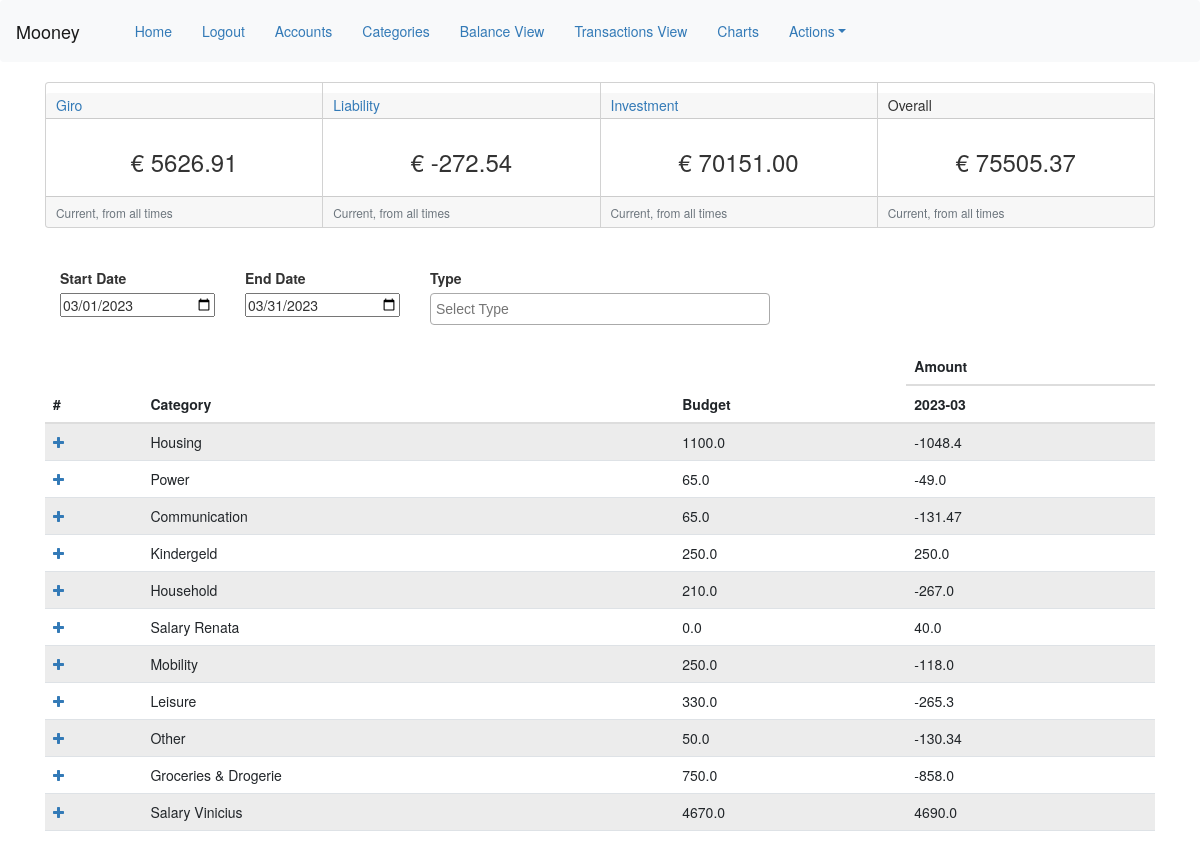
The app's page /index (signed in) with its own data.
### app/models.py (models this page shows, shortened)
class Category(db.Model):
    id            = db.Column(db.Integer, primary_key=True)
    name  = db.Column(db.String(64), unique=False)
    type  = db.Column(db.String(32), unique=False)
    description   = db.Column(db.String(255), nullable=True)
    competence = db.Column(db.String(32), unique=False, default='Monthly')
    created_at    = db.Column(db.DateTime, index=True, default=datetime.utcnow)
    last_modified = db.Column(db.DateTime, index=True, default=datetime.utcnow)
    budget = db.Column(db.Float(64), default=0.00)
    user_id       = db.Column(db.Integer, db.ForeignKey('user.id'))
    icon          = db.Column(db.String(255), nullable=True, default='mooney/app/static/icons/icon.png')
    budget_archive = db.Column(db.String(), nullable=True)

### app/routes.py (the view)
@app.route('/')
@app.route('/index', methods=['GET', 'POST'])
@login_required
def index():
    form = DateTypeForm()
    balance_by_type = get_balance_by_type()
    range_desc = []
    cat_range = []
    bdgt_range = []
    trx_by_cat = {}
    account = [id[0] for id in db.session.query(Account.id).filter_by(user_id=current_user.id).all()]
    if form.type.data:
        account = [id[0] for id in db.session.query(Account.id).filter(Account.type.in_(form.type.data)).filter_by(user_id=current_user.id).all()]
    account_trx = db.session.query(func.sum(Transaction.amount).label('sum'),
    func.strftime("%Y-%m", Transaction.date).label('month'), Category.name, Category.budget).join(
    Category, Category.id == Transaction.category).filter(Transaction.account.in_(account)).filter(
    Transaction.date.between(form.start_date.data, form.end_date.data)).group_by(
    Transaction.category, func.strftime("%Y-%m", Transaction.date)).order_by(Transaction.date.asc()).all()
    for trx in account_trx:
        if trx.month not in range_desc:
            range_desc.append(trx.month)
        if trx.name not in cat_range:
            cat_range.append(trx.name)
            bdgt_range.append(trx.budget)
    for trx in account_trx:
        if trx.name not in trx_by_cat:
            trx_by_cat[trx.name] = [None] * len(range_desc)
        month_idx = range_desc.index(trx.month)
        trx_by_cat[trx.name][month_idx] = round(trx.sum, 2)
    return render_template('index.html', title='Mooney', form=form,
        balance_by_type=balance_by_type, range_desc=range_desc,
        cat_range=cat_range, bdgt_range=bdgt_range, trx_by_cat=trx_by_cat)

### app/forms.py
class DateTypeForm(FlaskForm):
    start_date = DateField('Start Date', default=get_month_dates()[0])
    end_date = DateField('End Date', default=get_month_dates()[1])
    type = SelectMultipleField('Type', id='type', validators=[DataRequired()],
        choices=Config.ACCOUNT_TYPES, default='')
    submit = SubmitField('Go')

### app/models.py (called while the page is built)
@login.user_loader
def load_user(id):
    return User.query.get(int(id))

### app/templates/index.html (shortened to what this page needs)
{% extends "base.html" %}
{% import 'bootstrap/wtf.html' as wtf %}
{% block app_content %}
<link rel="stylesheet" href="https://cdnjs.cloudflare.com/ajax/libs/font-awesome/4.7.0/css/font-awesome.min.css">
    <div class="card-group">
        {% set y = namespace(value=0) %}
        {% for k,v in balance_by_type.items() %}
        {% set y.value = y.value + v %}
        <div class="card">
          <a href="{{ url_for('balance_view', types=k , start_date=form.start_date.data, end_date=form.end_date.data) }}"><h5 class="card-header">{{ k }}</h5></a>
            <div class="card-body">
              <h3 class="text-center">{{ "€ %.2f" % v }}</h3>
            </div>
            <div class="card-footer">
              <small class="text-muted">Current, from all times</small>
            </div>
          </div>
        {% endfor %}
        <div class="card">
          <h5 class="card-header">Overall</h5>
          <div class="card-body">
            <h3 class="text-center">{{ "€ %.2f" % y.value }}</h3>
          </div>
          <div class="card-footer">
            <small class="text-muted">Current, from all times</small>
          </div>
        </div>
    </div>
    <br>
    <br>
    <div>
      <form action="" method="post">
        <div class="col-md-2">
          {{ form.start_date.label }}
          {{ form.start_date(style="width: 100%", onchange="submit()") }}
        </div>
        <div class="col-md-2">
          {{ form.end_date.label }}
          {{ form.end_date(style="width: 100%", onchange="submit()") }}
        </div>
        <div class="col-md-4">
          {{ form.type.label }}
          {{ form.type(class_="select2", style="width: 100%",onchange="submit()") }}<br>
        </div>
      </form>
    </div>
    <br>
    <br>
    <div>
      <br>
      <br>
      <table id="data" class="table table-striped">
          <thead>
            <tr>
              <th rowspan=2>#</th>
              <th rowspan=2>Category</th>
              <th rowspan=2>Budget</th>
              {% if range_count %}
                <th colspan= {{range_desc|count}}>Amount</th>
              {% else %}
                <th colspan=2>Amount</th>
              {% endif %}
            </tr>
            <tr>
              {% if range_desc %}
                {% for i in range_desc %}
                <th>{{ i }}</th>
                {% endfor %}
              {% endif %}
            </tr>
          </thead>
          <tbody>
            {% if cat_range %}
              {% set i = namespace(value=0) %}
              {% for cat in cat_range %}
                <tr>
                  <td><a href="{{ url_for('transactions', categories=cat, start_date=form.start_date.data, end_date=form.end_date.data) }}"><i class="fa fa-plus"></i></a></td>
                  <td>{{ cat }}</td>
                  <td>{{ bdgt_range[i.value] }}</td>
                  {% set i.value = i.value + 1 %}
                  {% set trx_list = trx_by_cat.get(cat) %}
                  {% for sum in trx_list %}
                    <td>{{ sum|default('0.00') }}</td>
                  {% endfor %}
                </tr>
              {% endfor %}
            {% endif %}
          </tbody>
      </table>
    </div>
{% endblock %}

### app/templates/base.html (shortened to what this page needs)
<!DOCTYPE html>
<html lang="en">
<head>
  <link href="https://cdn.jsdelivr.net/npm/bootstrap@5.2.3/dist/css/bootstrap.min.css" rel="stylesheet">
  <link rel="stylesheet" type="text/css" href="https://cdn.datatables.net/1.10.25/css/dataTables.bootstrap5.css">
</head>
{% extends 'bootstrap/base.html' %}
{% block navbar %}
<nav class="navbar navbar-expand-lg navbar-light bg-light">
  <div class="container-fluid">
    <a class="navbar-brand">Mooney</a>
    <div class="collapse navbar-collapse" id="navbarSupportedContent">
      <ul class="nav navbar-nav">
        <li class="active"><a href="{{ url_for('index') }}">Home</a></li>
        {% if current_user.is_anonymous %}
          <li><a href="{{ url_for('login') }}">Login</a></li>
        {% else %}
          <li><a href="{{ url_for('logout') }}">Logout</a></li>
        {% endif %}
        <li><a href="{{ url_for('accounts') }}">Accounts</a></li>
        <li><a href="{{ url_for('categories') }}">Categories</a></li>
        <li><a href="{{ url_for('balance_view') }}">Balance View</a></li>
        <li><a href="{{ url_for('transactions') }}">Transactions View</a></li>
        <li><a href="{{ url_for('charts') }}">Charts</a></li>
        <li class="dropdown"><a class="dropdown-toggle"  data-bs-toggle='dropdown'>Actions</a>
        </li>
      </ul>
    </div>
  </div>
</nav>
  {% endblock %}
  {% block content %}
    <div class="container">
      <link href="https://cdnjs.cloudflare.com/ajax/libs/select2/4.0.13/css/select2.min.css" rel="stylesheet" />
      {% block app_content %}{% endblock %}
    </div>
  {% endblock %}

### records on screen
Category: name "Housing", budget "1100.0", trx_list "-1048.4"
Category: name "Power", budget "65.0", trx_list "-49.0"
Category: name "Communication", budget "65.0", trx_list "-131.47"
Category: name "Kindergeld", budget "250.0", trx_list "250.0"
Category: name "Household", budget "210.0", trx_list "-267.0"
Category: name "Salary Renata", budget "0.0", trx_list "40.0"
Category: name "Mobility", budget "250.0", trx_list "-118.0"
Category: name "Leisure", budget "330.0", trx_list "-265.3"
Category: name "Other", budget "50.0", trx_list "-130.34"
Category: name "Groceries & Drogerie", budget "750.0", trx_list "-858.0"
Category: name "Salary Vinicius", budget "4670.0", trx_list "4690.0"

### other values on screen
{{ k }} "Giro" "Liability" "Investment"
{{ "€ %.2f" % v }} "€ 5626.91" "€ -272.54" "€ 70151.00"
{{ "€ %.2f" % y.value }} "€ 75505.37"
{{ i }} "2023-03"
